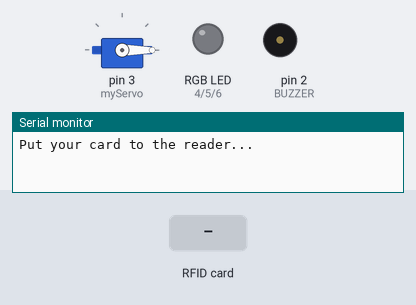
Bench run of a sketch on a simulated Arduino Uno, built with avr-gcc and run on an emulated ATmega328P. On the bench: servo, an RGB LED mixed from three pins (HIGH = lit), buzzer (waves = sounding), the last lines printed to the serial monitor. Inputs (shaded band) come from the test bench. Pins used as bus, display or sensor lines are not drawn.

Above: at 1.2 s.
1.3 s: RFID card 04 34 9E 02 70 71 80 held to the reader
At 1.95 s:
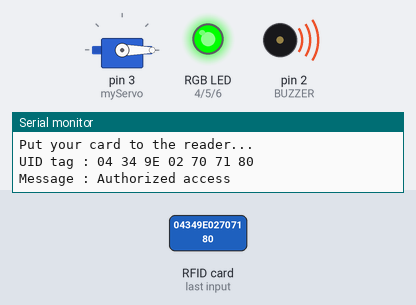
At 3.3 s:
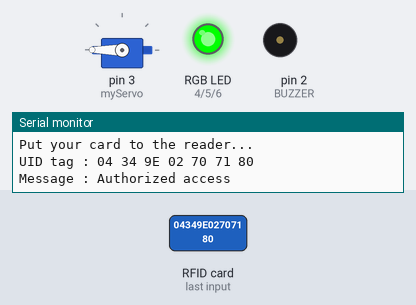
Timing chart, 0 to 8.6 s (numbered marks = the images above; inputs shaded):
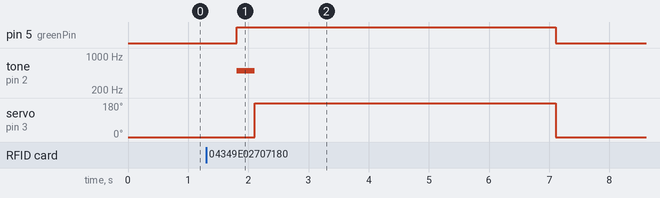

The sketch:

RFID_Access.ino
```cpp
//Viral Science
//RFID
#include <SPI.h>
#include <MFRC522.h>
#include <Servo.h>

// Redefine the LED to RGB LED

#define SS_PIN 10
#define RST_PIN 9
int redPin = 4;
int greenPin = 5;
int bluePin = 6;
#define BUZZER 2 //buzzer pin
MFRC522 mfrc522(SS_PIN, RST_PIN);   // Create MFRC522 instance.
Servo myServo; //define servo name

void setup()
{
  Serial.begin(9600);   // Initiate a serial communication
  SPI.begin();      // Initiate  SPI bus
  mfrc522.PCD_Init();   // Initiate MFRC522
  myServo.attach(3); //servo pin
  myServo.write(0); //servo start position
  pinMode(redPin,OUTPUT);//Defining the pin number , Defining it's OUTPUT or INPUT
  pinMode(greenPin,OUTPUT);//Defining the pin number , Defining it's OUTPUT or INPUT
  pinMode(bluePin,OUTPUT);//Defining the pin number , Defining it's OUTPUT or INPUT
  noTone(BUZZER);
  Serial.println("Put your card to the reader...");
  Serial.println();

}
void loop()
{
  // Look for new cards
  if ( ! mfrc522.PICC_IsNewCardPresent())
  {
    return;
  }
  // Select one of the cards
  if ( ! mfrc522.PICC_ReadCardSerial())
  {
    return;
  }
  //Show UID on serial monitor
  Serial.print("UID tag :");
  String content= "";
  byte letter;
  for (byte i = 0; i < mfrc522.uid.size; i++)
  {
     Serial.print(mfrc522.uid.uidByte[i] < 0x10 ? " 0" : " ");
     Serial.print(mfrc522.uid.uidByte[i], HEX);
     content.concat(String(mfrc522.uid.uidByte[i] < 0x10 ? " 0" : " "));
     content.concat(String(mfrc522.uid.uidByte[i], HEX));
  }
  Serial.println();
  Serial.print("Message : ");
  content.toUpperCase();
  //change here the UID of the card/cards that you want to give access
  if (content.substring(1) == "04 34 9E 02 70 71 80" || content.substring(1) == "50 0E 5A 1B" || content.substring(1) == "13 CB 63 A7")
  {// change this part to RGB
    Serial.println("Authorized access");
    Serial.println();
    delay(500); //wait for 500ms
    setColor(0,255,0);//turn on the green led
    tone(BUZZER, 500);//turn on the buzzer on 500 frequency
    delay(300); // wait for 300ms
    noTone(BUZZER); // turn off buzzer
    myServo.write(180); //servo turn 180 degree
    delay(5000); // wait 5000ms
    myServo.write(0); // turn off servo
    setColor(0,0,0); // turn off green lite
  }

 else   {
    Serial.println(" Access denied");
    setColor(255,0,0); // red led turn on
    tone(BUZZER, 300);//turn on the buzzer on 300 frequency
    delay(1000);//wait 1000ms
    setColor(0,0,0);//turn off red lite
    noTone(BUZZER);// turn off buzzer
  }
}

void setColor(int redValue, int greenValue, int blueValue){
  analogWrite(redPin,redValue);
  analogWrite(greenPin,greenValue);
  analogWrite(bluePin,blueValue);
}
```

Measured:
- after the input at 1.3 s, pin 5 (greenPin): LOW → HIGH after 0.51 s, → LOW 5.3 s later; tone on pin 2 (BUZZER): silent → 500 Hz after 0.51 s, → silent 0.30 s later; servo on pin 3 (myServo): 0° → 180° after 0.81 s, → 0° 5.0 s later
